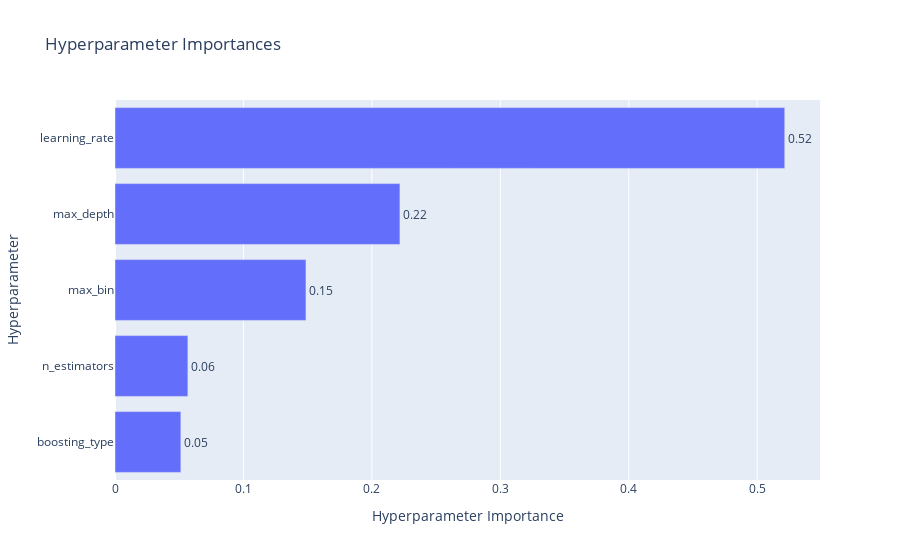

Source (notebook cell):
### Code cell
optuna.visualization.plot_param_importances(study)

### Figure 1 — Plotly figure (JSON) as saved in the notebook; plotly's stock layout.template omitted (floating-point values rounded to 4 significant figures)
{"data": [{"cliponaxis": false, "hovertemplate": ["boosting_type (CategoricalDistribution): 0.05127591650232134<extra></extra>", "n_estimators (IntDistribution): 0.05674772309392372<extra></extra>", "max_bin (IntDistribution): 0.14867452498063008<extra></extra>", "max_depth (IntDistribution): 0.2218452321961113<extra></extra>", "learning_rate (FloatDistribution): 0.5214566032270136<extra></extra>"], "name": "Objective Value", "orientation": "h", "text": ["0.05", "0.06", "0.15", "0.22", "0.52"], "textposition": "outside", "type": "bar", "x": [0.05128, 0.05675, 0.1487, 0.2218, 0.5215], "y": ["boosting_type", "n_estimators", "max_bin", "max_depth", "learning_rate"]}], "layout": {"title": {"text": "Hyperparameter Importances"}, "xaxis": {"title": {"text": "Hyperparameter Importance"}}, "yaxis": {"title": {"text": "Hyperparameter"}}}}
